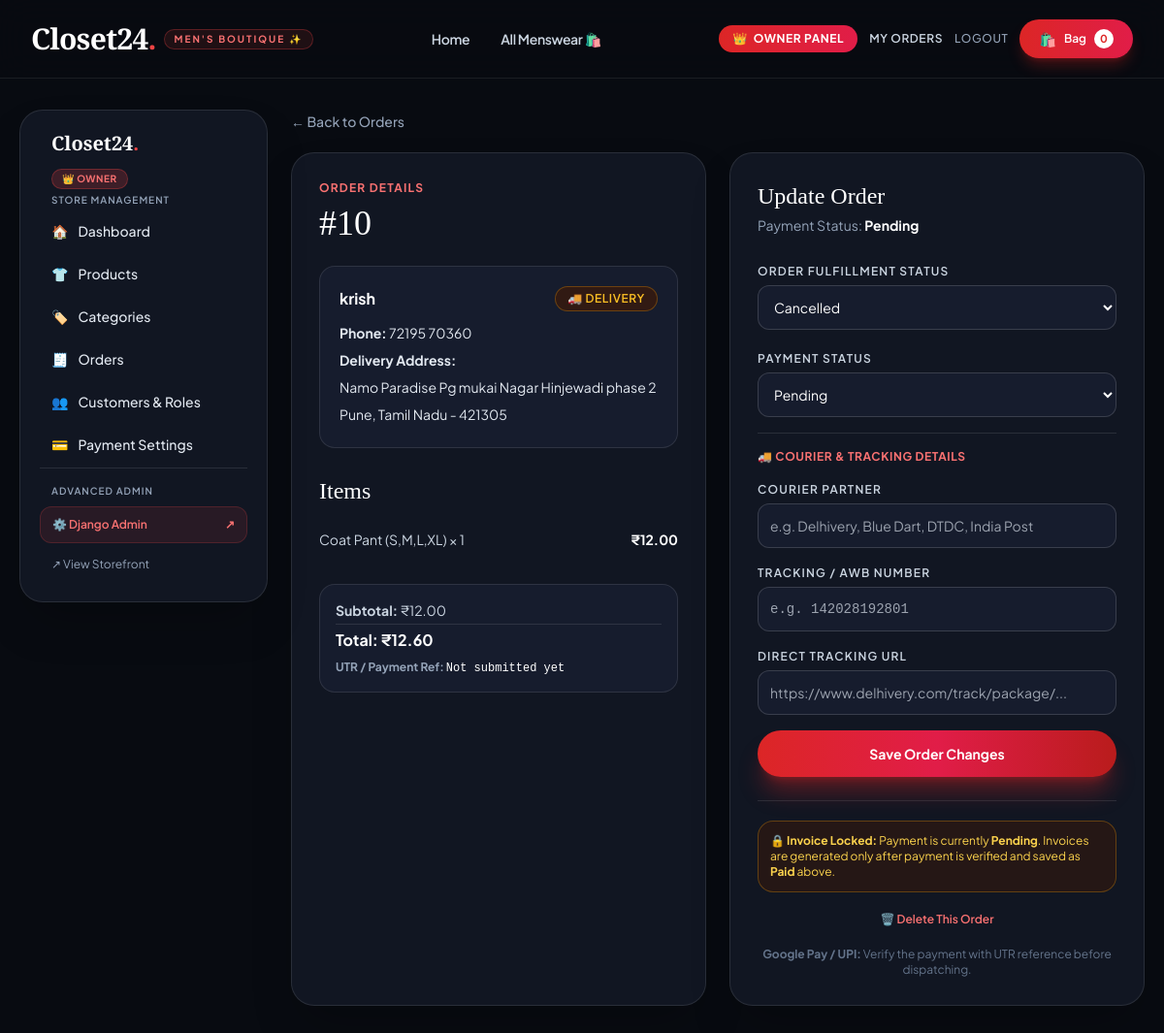
Page /owner/orders/10/ (signed in) on the committed database.
### shop/models.py (models this page shows, shortened)
class Order(models.Model):
        STATUS_CHOICES = (
            ("placed", "Placed"),
            ("confirmed", "Confirmed"),
            ("packed", "Packed"),
            ("shipped", "Shipped"),
            ("delivered", "Delivered"),
            ("cancelled", "Cancelled"),
        )
        user = models.ForeignKey(User, on_delete=models.SET_NULL, null=True, blank=True, related_name="orders")
        full_name = models.CharField(max_length=120)
        phone = models.CharField(max_length=20)
        address = models.TextField()
        city = models.CharField(max_length=80)
        state = models.CharField(max_length=80, default="Tamil Nadu")
        pincode = models.CharField(max_length=10)
        subtotal = models.DecimalField(max_digits=12, decimal_places=2, default=Decimal("0"))
        cgst = models.DecimalField(max_digits=10, decimal_places=2, default=Decimal("0"))
        sgst = models.DecimalField(max_digits=10, decimal_places=2, default=Decimal("0"))
        igst = models.DecimalField(max_digits=10, decimal_places=2, default=Decimal("0"))
        total_tax = models.DecimalField(max_digits=10, decimal_places=2, default=Decimal("0"))
        total = models.DecimalField(max_digits=12, decimal_places=2, default=Decimal("0"))
        status = models.CharField(max_length=20, choices=STATUS_CHOICES, default="placed")
        payment_method = models.CharField(max_length=50, default="Google Pay / UPI")
        payment_reference = models.CharField(max_length=100, blank=True, help_text="UPI Transaction ID / UTR")
        payment_status = models.CharField(max_length=40, default="Pending")
        courier_partner = models.CharField(max_length=100, blank=True, help_text="e.g. Delhivery, Blue Dart, India Post")
        tracking_number = models.CharField(max_length=100, blank=True, help_text="AWB / Tracking Number")
        tracking_url = models.URLField(blank=True, help_text="Direct link to track shipment")
        stock_restored = models.BooleanField(default=False, help_text="Prevents duplicate stock replenishment on cancellation")
        created_at = models.DateTimeField(auto_now_add=True)
        class Meta:
            ordering = ["-created_at"]

class OrderItem(models.Model):
        order = models.ForeignKey(Order, on_delete=models.CASCADE,related_name="items")
        product = models.ForeignKey(Product, on_delete=models.PROTECT)
        size = models.CharField(max_length=20, blank=True)
        quantity = models.PositiveIntegerField(default=1)
        price = models.DecimalField(max_digits=10, decimal_places=2)
        gst_rate = models.DecimalField(max_digits=5, decimal_places=2,default=Decimal("5.00"))
        gst_amount = models.DecimalField(max_digits=10, decimal_places=2,default=Decimal("0.00"))
        @property
        def item_subtotal(self):
            return self.price * self.quantity
        @property
        def subtotal(self):
            return self.item_subtotal

class Product(models.Model):
    GST_CHOICES = (
        (Decimal("0.00"), "0% (Exempt)"),
        (Decimal("5.00"), "5% GST (Apparel <= ₹1000)"),
        (Decimal("12.00"), "12% GST (Apparel > ₹1000)"),
        (Decimal("18.00"), "18% GST (Luxury / Accessories)"),
        (Decimal("28.00"), "28% GST"),
    )
    name = models.CharField(max_length=180)
    slug = models.SlugField(unique=True)
    category = models.ForeignKey(Category, on_delete=models.SET_NULL, null=True, blank=True)
    description = models.TextField(blank=True)
    price = models.DecimalField(max_digits=10, decimal_places=2, help_text="Base price before GST or selling price")
    compare_at_price = models.DecimalField(max_digits=10, decimal_places=2, null=True, blank=True)
    gst_rate = models.DecimalField(max_digits=5, decimal_places=2, choices=GST_CHOICES, default=Decimal("5.00"))
    image = models.ImageField(upload_to="products/", blank=True, null=True)
    image_url = models.URLField(blank=True)
    sizes = models.CharField(max_length=120, default="S,M,L,XL")
    stock = models.PositiveIntegerField(default=0)
    featured = models.BooleanField(default=False)
    is_new = models.BooleanField(default=True)
    created_at = models.DateTimeField(auto_now_add=True)
    class Meta:
        ordering = ["-created_at"]

### shop/views.py (the view)
    def _wrapped_view(request,*arg,**kwargs):
        if not is_owner_or_staff(request.user):
            messages.error(request,"Access restricted. Only store staff and owners can access this page.")
            return redirect("home")
        return view_func(request,*arg,**kwargs)

### shop/context_processors.py (called while the page is built)
def cart_count(request):
    cart = request.session.get("cart", {})
    return {"cart_count": sum(item.get("quantity", 0) for item in cart.values())}

def shop_settings(request):
    return {"shop_settings": ShopSettings.objects.first()}

def is_owner_check(request):
    if not request.user.is_authenticated:
        return {"is_owner": False,
                "is_staff_member":False,
                "is_store_admin":False,
                "user_role":"guest"
                }
    profile = Profile.objects.filter(user=request.user).first()
    if profile:
        role = profile.role
    elif request.user.is_superuser:
        role = "owner"
    elif request.user.is_staff:
        role = "staff"
    else:
        role = "customer"
    is_own = (role == "owner") or request.user.is_superuser
    is_stff = (role == "staff")
    return {"is_owner": is_own,
            "is_staff_member":is_stff,
            "is_store_admin":is_own or is_stff,
            "user_role":role}

### shop/views.py (called while the page is built, shortened)
def is_owner_or_staff(user):
    if not user.is_authenticated:
        return False
    if  user.is_superuser:
        return True
    profile = Profile.objects.filter(user=user).first()
    return profile is not None and profile.role in ["owner", "staff"]

def store_admin_required(view_func):
    def _wrapped_view(request,*arg,**kwargs):
        if not is_owner_or_staff(request.user):
            messages.error(request,"Access restricted. Only store staff and owners can access this page.")
            return redirect("home")
        return view_func(request,*arg,**kwargs)
    return login_required(_wrapped_view)

@store_admin_required
def owner_order_detail(request, order_id):
    order = get_object_or_404(Order, id=order_id)
    return render(request, "owner/order_detail.html", {"order": order})

### templates/owner/order_detail.html (shortened to what this page needs)
{% extends "owner/base.html" %}
{% block owner_content %}
<a href="{% url 'owner_orders' %}" class="inline-flex items-center gap-1 text-sm text-slate-400 hover:text-white font-medium">← Back to Orders</a>
<div class="grid lg:grid-cols-2 gap-6 mt-5">
    <div class="bg-[#111622] border border-white/10 rounded-3xl p-7 shadow-2xl">
        <p class="text-xs uppercase tracking-widest text-red-400 font-bold">Order Details</p>
        <h1 class="display text-4xl mt-2 text-white">#{{ order.id }}</h1>
        <div class="bg-[#161c2d] border border-white/10 rounded-2xl p-5 mt-6 text-sm leading-7 text-slate-200">
            <div class="flex justify-between items-center mb-2">
                <b class="text-base text-white">{{ order.full_name }}</b>
                <span class="bg-amber-950/60 text-amber-400 border border-amber-500/30 text-xs px-3 py-1 rounded-full font-semibold uppercase tracking-wider">🚚 Delivery</span>
            </div>
            <b>Phone:</b> {{ order.phone }}<br>
            <b>Delivery Address:</b><br>
            {{ order.address }}<br>
            {{ order.city }}, {{ order.state }} - {{ order.pincode }}
        </div>
        <h2 class="display text-2xl mt-7 mb-3 text-white">Items</h2>
        <div class="divide-y divide-white/5">
            {% for item in order.items.all %}
            <div class="py-3 flex justify-between text-sm text-slate-300">
                <span>{{ item.product.name }} {% if item.size %}({{ item.size }}){% endif %} × {{ item.quantity }}</span>
                <b class="text-white">₹{{ item.subtotal|floatformat:2 }}</b>
            </div>
            {% endfor %}
        </div>
        <div class="mt-6 p-4 bg-[#161c2d] border border-white/10 rounded-2xl text-sm space-y-1 text-slate-300">
            <p><b>Subtotal:</b> ₹{{ order.subtotal|floatformat:2 }}</p>
            <p class="font-bold text-base pt-1 border-t border-white/10 text-white">Total: ₹{{ order.total|floatformat:2 }}</p>
            <p class="text-xs text-slate-400 pt-1"><b>UTR / Payment Ref:</b> <span class="font-mono text-white">{{ order.payment_reference|default:"Not submitted yet" }}</span></p>
        </div>
    </div>
    <div class="bg-[#111622] border border-white/10 rounded-3xl p-7 h-fit shadow-2xl">
        <h2 class="display text-2xl text-white">Update Order</h2>
        <p class="text-sm text-slate-400 mt-1">Payment Status: <b class="text-white">{{ order.payment_status }}</b></p>
        <form method="post" class="mt-6 space-y-4">
            <div>
                <label class="text-xs uppercase tracking-widest text-slate-300 font-semibold">Order Fulfillment Status</label>
                <select name="status" class="w-full border border-white/15 rounded-xl p-3 mt-1 text-sm bg-[#161c2d] text-white focus:border-red-500">
                    {% for code, label in order.STATUS_CHOICES %}
                    <option value="{{ code }}" {% if order.status == code %}selected{% endif %}>{{ label }}</option>
                    {% endfor %}
                </select>
            </div>
            <div>
                <label class="text-xs uppercase tracking-widest text-slate-300 font-semibold">Payment Status</label>
                {% if is_owner %}
                <select name="payment_status" class="w-full border border-white/15 rounded-xl p-3 mt-1 text-sm bg-[#161c2d] text-white focus:border-red-500">
                    <option value="Pending" {% if order.payment_status == "Pending" %}selected{% endif %}>Pending</option>
                </select>
                {% else %}
                <div class="mt-1 p-3 rounded-xl bg-[#161c2d] border border-white/10 flex items-center justify-between">
                    <span class="text-sm font-semibold text-white">{{ order.payment_status }}</span>
                    <span class="text-[11px] text-amber-400 font-medium">🔒 Owner verification required</span>
                </div>
                {% endif %}
            </div>
            <div class="border-t border-white/10 pt-4 space-y-3">
                <p class="text-xs font-bold text-red-400 uppercase tracking-wider">🚚 Courier & Tracking Details</p>
                <div>
                    <label class="text-xs uppercase tracking-widest text-slate-300 font-semibold">Courier Partner</label>
                    <input type="text" name="courier_partner" value="{{ order.courier_partner }}" placeholder="e.g. Delhivery, Blue Dart, DTDC, India Post" class="w-full border border-white/15 rounded-xl p-3 mt-1 text-sm bg-[#161c2d] text-white focus:border-red-500">
                </div>
                <div>
                    <label class="text-xs uppercase tracking-widest text-slate-300 font-semibold">Tracking / AWB Number</label>
                    <input type="text" name="tracking_number" value="{{ order.tracking_number }}" placeholder="e.g. 142028192801" class="w-full border border-white/15 rounded-xl p-3 mt-1 text-sm bg-[#161c2d] text-white focus:border-red-500 font-mono">
                </div>
                <div>
                    <label class="text-xs uppercase tracking-widest text-slate-300 font-semibold">Direct Tracking URL</label>
                    <input type="url" name="tracking_url" value="{{ order.tracking_url }}" placeholder="https://www.delhivery.com/track/package/..." class="w-full border border-white/15 rounded-xl p-3 mt-1 text-sm bg-[#161c2d] text-white focus:border-red-500">
                </div>
            </div>
            <button type="submit" class="w-full bg-gradient-to-r from-red-600 via-rose-600 to-red-700 hover:from-red-500 hover:to-rose-500 text-white rounded-full py-3.5 font-bold text-sm shadow-xl shadow-red-600/35 transition transform hover:-translate-y-0.5">
                Save Order Changes
            </button>
        </form>
        <div class="mt-6 pt-5 border-t border-white/10 space-y-3">
            {% if order.payment_status == "Paid" %}
            <a href="{% url 'download_receipt' order.id %}" target="_blank" class="block w-full text-center bg-emerald-600 hover:bg-emerald-700 text-white text-xs py-3 rounded-full font-semibold transition shadow-md">
                📄 View / Print Official Tax Invoice
            </a>
            {% else %}
            <div class="p-3 bg-amber-950/40 border border-amber-500/30 rounded-2xl text-xs text-amber-300 space-y-1">
                <p><b>🔒 Invoice Locked:</b> Payment is currently <b>{{ order.payment_status }}</b>. Invoices are generated only after payment is verified and saved as <b>Paid</b> above.</p>
            </div>
            {% endif %}
            {% if is_owner %}
            <form method="post" action="{% url 'owner_order_delete' order.id %}" onsubmit="return confirm('Are you sure you want to delete Order #{{ order.id }}? This cannot be undone.');">
                <button type="submit" class="w-full text-center text-red-400 hover:text-red-300 text-xs py-2 hover:underline font-semibold">
                    🗑️ Delete This Order
                </button>
            </form>
            {% endif %}
            <div class="text-xs text-slate-500 text-center">
                <b>Google Pay / UPI:</b> Verify the payment with UTR reference before dispatching.
            </div>
        </div>
    </div>
</div>
{% endblock %}

### templates/base.html (style rules this page uses)
body { font-family: 'Plus Jakarta Sans', sans-serif; background-color: #080b11; color: #f1f5f9; }
.display { font-family: 'Playfair Display', serif; }

### rows in the picture
Order: id "10", full_name "krish", phone "72195 70360", address "Namo Paradise Pg mukai Nagar Hinjewadi phase 2", city "Pune", state "Tamil Nadu", pincode "421305", subtotal "12.00", total "12.60", payment_reference "Not submitted yet", payment_status "Pending", status "Cancelled"
OrderItem: product.name "Coat Pant", size "S,M,L,XL", quantity "1", subtotal "12.00"

### other values in the picture
{{ cart_count }} "0"
